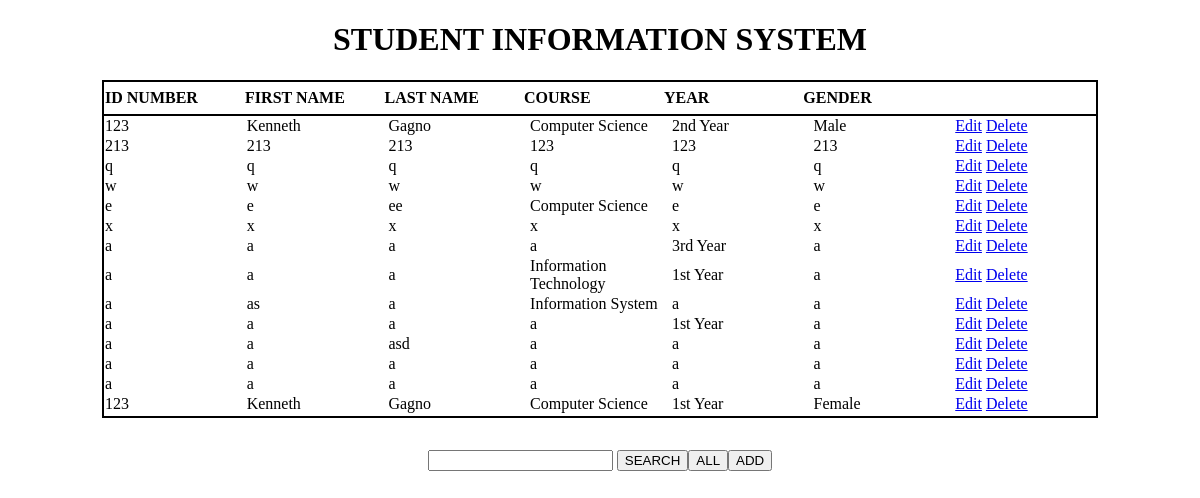
The page / on the database its author committed.
### tables this page shows
CREATE TABLE Students(
    id INTEGER PRIMARY KEY AUTOINCREMENT,
    id_number TEXT,
    first TEXT,
    last TEXT,
    course TEXT,
    year TEXT,
    gender TEXT
);

### __init__.py (the view)
@app.route('/')
def index():
    connection = sqlite3.connect("students.db")
    connection.row_factory = sqlite3.Row
    cursor = connection.cursor()
    cursor.execute("SELECT * FROM Students")
    data = cursor.fetchall()
    return render_template("index.html", student=data)

### templates/index.html (shortened to what this page needs)
<!DOCTYPE html>
<html lang="en">
<head>
</head>
<link rel="stylesheet" href="static/style.css">
<body>
    <h1>STUDENT INFORMATION SYSTEM</h1>
    <div class="content">
        <table class="scroll">
            <thead>
                <tr>
                    <th>ID NUMBER</th>
                    <th>FIRST NAME</th>
                    <th>LAST NAME</th>
                    <th>COURSE</th>
                    <th>YEAR</th>
                    <th>GENDER</th>
                    <th></th>
                </tr>
            </thead>
            <tbody>
                {% for data in student %}
                <tr>
                    <td>{{data.id_number}}</td>
                    <td>{{data.first}}</td>
                    <td>{{data.last}}</td>
                    <td>{{data.course}}</td>
                    <td>{{data.year}}</td>
                    <td>{{data.gender}}</td>
                    <td>
                        <a href="/edit/{{data.id}}">Edit</a>
                        <a href="/delete/{{data.id}}">Delete</a>
                    </td>
                </tr>
                {% endfor %}
            </tbody>
        </table>
    </div>
    <div class="functions-container">
        <form action="{{ url_for('search_student') }}" method='POST'>
            <input type="text" name="id_number">
            <button type="submit">SEARCH</button>
        </form>
            <form action="{{ url_for('index') }}">
                <button type="submit">ALL</button>
            </form>
        <button onclick="openForm()">ADD</button>
    </div>
</body>
</html>

### static/style.css (style rules this page uses)
body { box-sizing: border-box; }
h1 { text-align: center; }
.content { display: flex; justify-content: center; }
.functions-container { padding-top: 2em; display: flex; flex-direction: row; justify-content: center; }
table.scroll { width: 996px; border-spacing: 0; border: 2px solid black; }
table.scroll tbody, table.scroll thead tr { display: block; }
table.scroll tbody { height: 300px; overflow-y: auto; overflow-x: hidden; }
table.scroll tbody td, table.scroll thead th { width: 140px; }
table.scroll thead th:last-child { width: 156px; }
thead tr th { height: 30px; line-height: 30px; text-align: left; }
tbody { border-top: 2px solid black; }
tbody td:last-child, thead th:last-child { border-right: none !important; }

### rows shown on the page
Students: id_number "123", first "Kenneth", last "Gagno", course "Computer Science", year "2nd Year", gender "Male"
Students: id_number "213", first "213", last "213", course "123", year "123", gender "213"
Students: id_number "q", first "q", last "q", course "q", year "q", gender "q"
Students: id_number "w", first "w", last "w", course "w", year "w", gender "w"
Students: id_number "e", first "e", last "ee", course "Computer Science", year "e", gender "e"
Students: id_number "x", first "x", last "x", course "x", year "x", gender "x"
Students: id_number "a", first "a", last "a", course "a", year "3rd Year", gender "a"
Students: id_number "a", first "a", last "a", course "Information Technology", year "1st Year", gender "a"
Students: id_number "a", first "as", last "a", course "Information System", year "a", gender "a"
Students: id_number "a", first "a", last "a", course "a", year "1st Year", gender "a"
Students: id_number "a", first "a", last "asd", course "a", year "a", gender "a"
Students: id_number "a", first "a", last "a", course "a", year "a", gender "a"
Students: id_number "a", first "a", last "a", course "a", year "a", gender "a"
Students: id_number "123", first "Kenneth", last "Gagno", course "Computer Science", year "1st Year", gender "Female"
